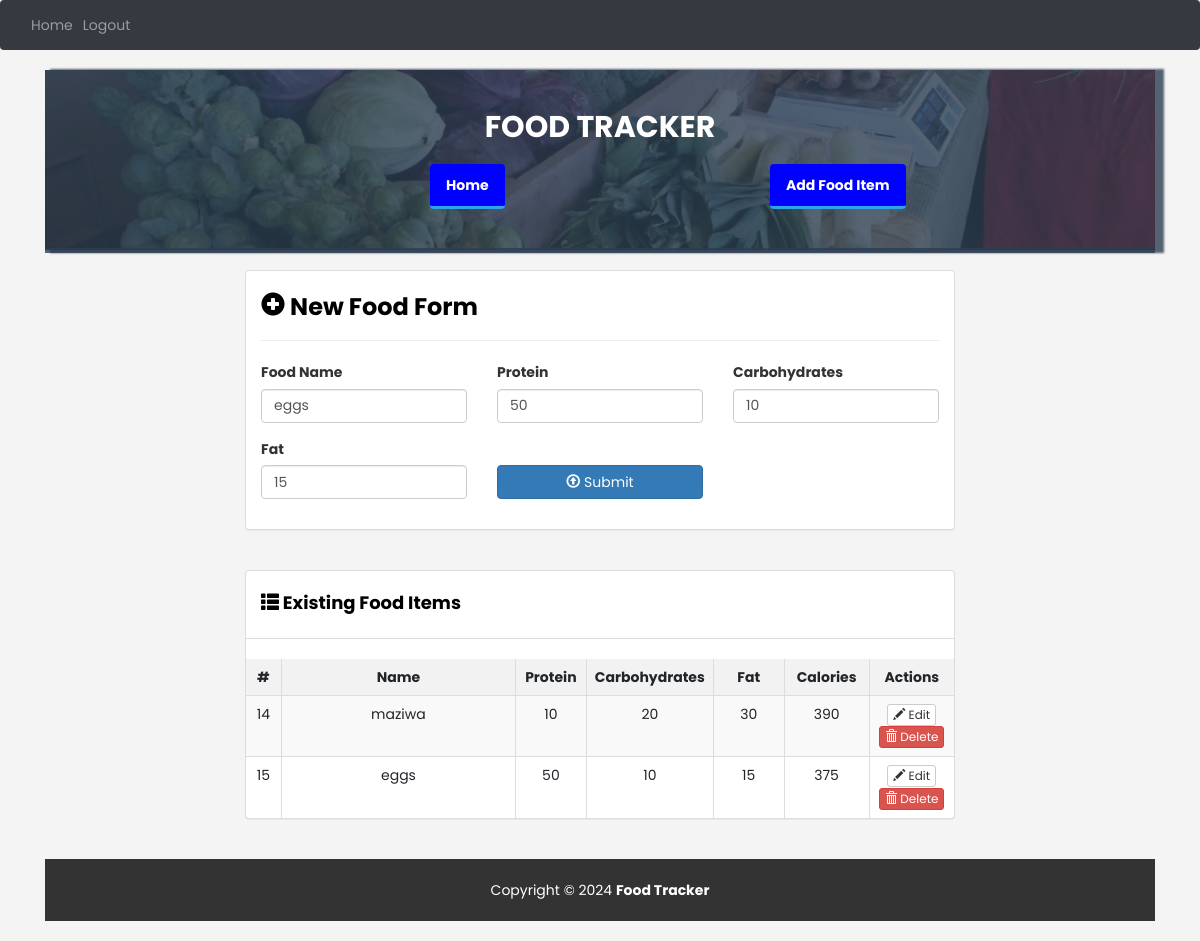
Page /edit_food/15 (signed in) on the committed database.
### website/models.py (models this page shows)
class Food(db.Model):
    id = db.Column(db.Integer, primary_key=True)
    name = db.Column(db.String(50), unique=True, nullable=False)
    proteins = db.Column(db.Integer, nullable=False)
    carbs = db.Column(db.Integer, nullable=False)
    fats = db.Column(db.Integer, nullable=False)
    user_id = db.Column(db.Integer, db.ForeignKey('user.id'), nullable=False)
    user = db.relationship('User', backref='foods', lazy=True)
    @property
    def calories(self):
        return self.proteins * 4 + self.carbs * 4 + self.fats * 9

### website/views.py (the view)
@views.route('/edit_food/<int:food_id>')
@login_required
def edit_food(food_id):
    food = Food.query.filter_by(id=food_id, user_id=current_user.id).first_or_404()
    foods = Food.query.filter_by(user_id=current_user.id).all()
    return render_template('add.html', food=food, foods=foods)

### website/__init__.py (called while the page is built)
def create_app():
    app = Flask(__name__)
    app.config['SECRET_KEY'] = 'sjhbkhdf jknjdnjkb'
    app.config['SQLALCHEMY_DATABASE_URI'] = os.environ.get("DATABASE_URL", f'sqlite:///database.db')
    app.config['SQLALCHEMY_TRACK_MODIFICATIONS'] = False
    db.init_app(app)
    from .views import views
    from .auth import auth
    app.register_blueprint(views, url_prefix='/')
    app.register_blueprint(auth, url_prefix='/')
    from .models import User
    create_database(app)
    login_manager = LoginManager()
    login_manager.login_view = 'auth.login'
    login_manager.init_app(app)
    @login_manager.user_loader
    def load_user(id):
        return User.query.get(int(id))
    return app

### website/templates/add.html (shortened to what this page needs)
{% extends "base.html" %}
{% block content %}
<div class="container-fluid" id="wrapper">
    <div class="row" id="homeJumbo">
        <div class="overlay"></div>
        <div class="col-lg-12">
            <h1>
                <a href="#">FOOD TRACKER</a>
            </h1>
            <div class="row t20">
                <div class="col-lg-4 col-lg-offset-4">
                    <ul class="nav nav-pills nav-justified">
                        <li role="presentation" class="active">
                            <a href="{{ url_for('views.home') }}" title="Home">Home</a>
                        </li>
                        <li role="presentation" class="ml-auto active" >
                            <a href="{{ url_for('views.add') }}" title="Add Food Item" class="no-wrap">Add Food Item</a>
                        </li>
                    </ul>
                </div>
            </div>
        </div>
    </div>
    <div class="row t20">
        <div class="col-lg-8 col-lg-offset-2">
            <div class="panel panel-default">
                <div class="panel-body">
                    <h3 class="lean-h text-black">
                        <i class="glyphicon glyphicon-plus-sign"></i> New Food Form
                    </h3>
                    <hr />
                    <form action="{{ url_for('views.add') }}" method="POST" role="form">
                        <div class="row">
                            <div class="col-lg-4">
                                <div class="form-group">
                                    <label for="food-name">Food Name</label>
                                    <input type="text" class="form-control" id="food-name" name="food-name" placeholder="Food Name" value="{{ food.name }}" autofocus>
                                </div>
                            </div>
                            <div class="col-lg-4">
                                <div class="form-group">
                                    <label for="protein">Protein</label>
                                    <input type="number" class="form-control" id="protein" name="protein" placeholder="Protein" value="{{ food.proteins }}">
                                </div>
                            </div>
                            <div class="col-lg-4">
                                <div class="form-group">
                                    <label for="carbohydrates">Carbohydrates</label>
                                    <input type="number" class="form-control" id="carbohydrates" name="carbohydrates" placeholder="Carbohydrates" value="{{ food.carbs }}">
                                </div>
                            </div>
                        </div>
                        <div class="row">
                            <div class="col-lg-4">
                                <div class="form-group">
                                    <label for="fat">Fat</label>
                                    <input type="number" class="form-control" id="fat" name="fat"placeholder="Fat" value="{{ food.fats }}">
                                </div>
                            </div>
                            <div class="col-lg-4">
                                <div class="form-group">
                                    <button type="submit" class="btn btn-primary btn-block">
                                        <i class="glyphicon glyphicon-upload"></i> Submit
                                    </button>
                                </div>
                            </div>
                        </div>
                    </form>
                </div>
            </div>
        </div>
    </div>
    <div class="row t20">
        <div class="col-lg-8 col-lg-offset-2">
            <div class="panel panel-default">
                <div class="panel-body">
                    <h4 class="lean-h text-black">
                        <i class="glyphicon glyphicon-th-list"></i> Existing Food Items
                    </h4>
                </div>
                <div class="table-responsive">
                    <table class="table table-striped table-hover table-bordered">
                        <thead>
                            <tr>
                                <th style="width: 5%;">#</th>
                                <th>Name</th>
                                <th style="width: 10%;">Protein</th>
                                <th style="width: 16%;">Carbohydrates</th>
                                <th style="width: 10%;">Fat</th>
                                <th style="width: 12%;">Calories</th>
                                <th style="width: 12%;">Actions</th>
                            </tr>
                        </thead>
                        <tbody>
                            {% for food in foods %}
                            <tr>
                                <td>{{ food.id }}</td>
                                <td>{{ food.name }}</td>
                                <td>{{ food.proteins }}</td>
                                <td>{{ food.carbs }}</td>
                                <td>{{ food.fats }}</td>
                                <td>{{ food.calories }}</td>
                                <td>
                                    <a href="{{ url_for('views.edit_food', food_id=food.id) }}" class="btn btn-default btn-xs">
                                        <i class="glyphicon glyphicon-pencil"></i> Edit
                                    </a>
                                    <a href="{{ url_for('views.delete_food', food_id=food.id) }}" class="btn btn-danger btn-xs">
                                        <i class="glyphicon glyphicon-trash"></i> Delete
                                    </a>
                                </td>
                            </tr>
                            {% endfor %}
                        </tbody>
                    </table>
                </div>
            </div>
        </div>
    </div>
</div>
<footer>
    <div class="row pad">
        <div class="col-lg-12 text-center">
            Copyright &copy; 2024 <strong>Food Tracker</strong>
        </div>
    </div>
</footer>
{% endblock %}

### website/static/css/styles.css (style rules this page uses)
body { background: rgba(0, 0, 0, .4); font-family: 'Ubuntu', sans-serif; margin: 0; }
#homeJumbo { position: relative; min-height: 180px; background: rgba(44, 62, 80, .8); background-image: url('./img/bg.jpg'); background-size: cover; background-repeat: no-repeat; border-bottom: 2px solid rgba(44, 62, 80, .8); box-shadow: 7px 1px 2px 2px rgba(44, 62, 80, .8); }
#homeJumbo > div.overlay { position: absolute; height: 183px; width: 100%; background: rgba(44, 62, 80, .8); }
#homeJumbo h1 { font-size: 30px; color: white; font-family: 'Oswald'; text-align: center; padding-top: 20px; font-weight: bolder; }
#homeJumbo h1 > a { color: white; text-decoration: none; }
.t20 { margin-top: 20px; }
.nav-pills > li.active > a, .nav-pills > li.active > a:hover, .nav-pills > li.active > a:focus { color: white; border-bottom: 3px solid #2fa4e7; font-weight: bolder; background: rgba(0, 0, 0, .4); display: inline-block; padding: 10px 16px; text-align: center; border-radius: 4px; }
.nav-justified > li > a { color: white; font-weight: bolder; }
.nav-pills > li + li { padding-left: 10px; }
.lean-h { margin-top: 5px; margin-bottom: 10px; font-weight: bolder; }
.text-black { color: black !important; }
footer { margin-top: 20px; color: black; margin-bottom: 20px; }
.nav-pills > li > a { background-color: #337ab7; color: white; display: inline-block; padding: 10px 16px; text-align: center; border-radius: 4px; white-space: nowrap; }
.nav-pills > li.active > a, .nav-pills > li.active > a:hover, .nav-pills > li.active > a:focus { background-color: blue; color: white; border-bottom: 3px solid #2fa4e7; display: inline-block; padding: 10px 16px; text-align: center; border-radius: 4px; }
.no-wrap { white-space: nowrap; }
* { margin: 0; padding: 0; box-sizing: border-box; font-family: "Poppins", sans-serif; }
body { font-family: Arial, sans-serif; }
h1 { text-align: center; }
table { width: 100%; border-collapse: collapse; margin: 20px 0; }
table, th, td { border: 1px solid black; }
th, td { padding: 10px; text-align: center; }
th { background-color: #f2f2f2; }

### website/static/css/main.css (style rules this page uses)
* { margin: 0; padding: 0; box-sizing: border-box; }
body { font-family: 'Roboto', sans-serif; background-color: #f4f4f4; color: #333; line-height: 1.6; }
footer { background-color: #333; color: white; padding: 20px; text-align: center; }

### rows in the picture
Food: food-name "eggs", protein "50", carbohydrates "10", fat "15", id "15", name "eggs", proteins "50", carbs "10", fats "15", calories "375"
Food: id "14", name "maziwa", proteins "10", carbs "20", fats "30", calories "390"
